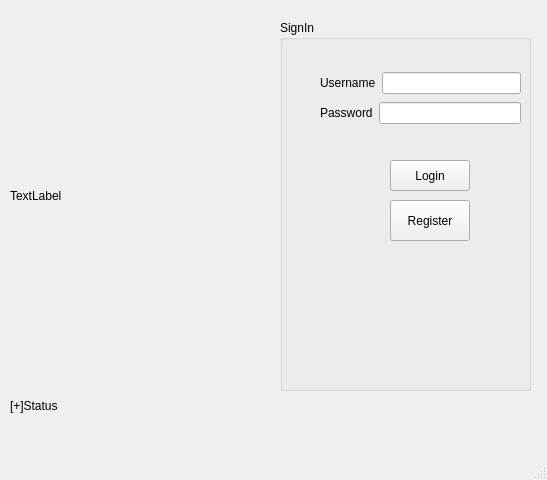
<?xml version="1.0" encoding="UTF-8"?>
<ui version="4.0">
 <class>MainWindow</class>
 <widget class="QMainWindow" name="MainWindow">
  <property name="geometry">
   <rect>
    <x>0</x>
    <y>0</y>
    <width>547</width>
    <height>480</height>
   </rect>
  </property>
  <property name="windowTitle">
   <string>MainWindow</string>
  </property>
  <widget class="QWidget" name="centralwidget">
   <widget class="QLabel" name="label">
    <property name="geometry">
     <rect>
      <x>10</x>
      <y>390</y>
      <width>371</width>
      <height>31</height>
     </rect>
    </property>
    <property name="text">
     <string>[+]Status</string>
    </property>
   </widget>
   <widget class="QGroupBox" name="groupBox">
    <property name="geometry">
     <rect>
      <x>280</x>
      <y>20</y>
      <width>251</width>
      <height>371</height>
     </rect>
    </property>
    <property name="title">
     <string>SignIn</string>
    </property>
    <widget class="QPushButton" name="pushButton">
     <property name="geometry">
      <rect>
       <x>110</x>
       <y>140</y>
       <width>80</width>
       <height>31</height>
      </rect>
     </property>
     <property name="styleSheet">
      <string notr="true">font: 75 16pt &quot;MS Shell Dlg 2&quot;;</string>
     </property>
     <property name="text">
      <string>Login</string>
     </property>
    </widget>
    <widget class="QWidget" name="layoutWidget">
     <property name="geometry">
      <rect>
       <x>40</x>
       <y>50</y>
       <width>201</width>
       <height>26</height>
      </rect>
     </property>
     <layout class="QHBoxLayout" name="horizontalLayout">
      <item>
       <widget class="QLabel" name="label_2">
        <property name="styleSheet">
         <string notr="true">font: 75 10pt &quot;MS Shell Dlg 2&quot;;</string>
        </property>
        <property name="text">
         <string>Username</string>
        </property>
       </widget>
      </item>
      <item>
       <widget class="QLineEdit" name="lineEdit_Username"/>
      </item>
     </layout>
    </widget>
    <widget class="QWidget" name="layoutWidget">
     <property name="geometry">
      <rect>
       <x>40</x>
       <y>80</y>
       <width>201</width>
       <height>26</height>
      </rect>
     </property>
     <layout class="QHBoxLayout" name="horizontalLayout_2">
      <item>
       <widget class="QLabel" name="label_3">
        <property name="styleSheet">
         <string notr="true">font: 75 10pt &quot;MS Shell Dlg 2&quot;;</string>
        </property>
        <property name="text">
         <string>Password</string>
        </property>
       </widget>
      </item>
      <item>
       <widget class="QLineEdit" name="lineEdit_Password">
        <property name="echoMode">
         <enum>QLineEdit::Password</enum>
        </property>
       </widget>
      </item>
     </layout>
    </widget>
    <widget class="QPushButton" name="pushButton_2">
     <property name="geometry">
      <rect>
       <x>110</x>
       <y>180</y>
       <width>80</width>
       <height>41</height>
      </rect>
     </property>
     <property name="styleSheet">
      <string notr="true">font: 75 12pt &quot;MS Shell Dlg 2&quot;;</string>
     </property>
     <property name="text">
      <string>Register</string>
     </property>
    </widget>
   </widget>
   <widget class="QLabel" name="label_pic">
    <property name="geometry">
     <rect>
      <x>10</x>
      <y>10</y>
      <width>271</width>
      <height>371</height>
     </rect>
    </property>
    <property name="text">
     <string>TextLabel</string>
    </property>
   </widget>
  </widget>
  <widget class="QMenuBar" name="menubar">
   <property name="geometry">
    <rect>
     <x>0</x>
     <y>0</y>
     <width>547</width>
     <height>20</height>
    </rect>
   </property>
  </widget>
  <widget class="QStatusBar" name="statusbar"/>
 </widget>
 <resources/>
 <connections/>
</ui>
